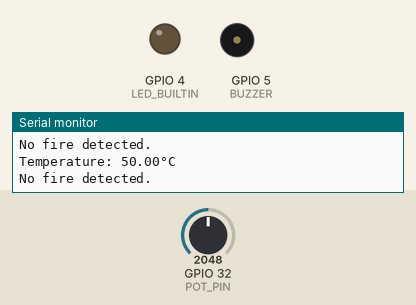
The sketch below on a simulated ESP32. Parts: output pins drawn as LEDs (lit = HIGH), buzzer (waves = sounding), the last lines printed to the serial monitor. The inputs (shaded band) are chosen by the test bench; at power-on: GPIO 32 (POT_PIN) = 2048.

Above: at 1.8 s.
1.9 s: GPIO 32 (POT_PIN) set to 2127
At 3.8 s:
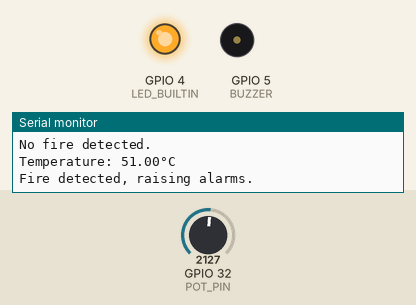
5.9 s: GPIO 32 (POT_PIN) set to 2047
At 7.8 s:
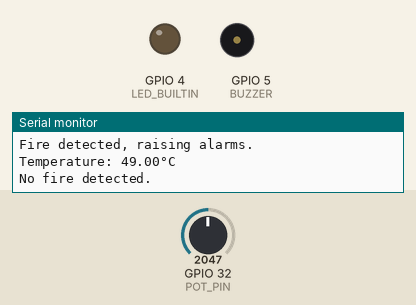
8.3 s: GPIO 32 (POT_PIN) set to 2866
At 9.05 s:
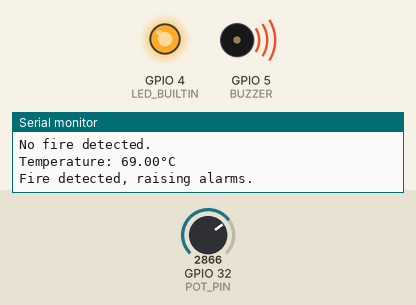
12.4 s: GPIO 32 (POT_PIN) set to 1228
At 14.2 s:
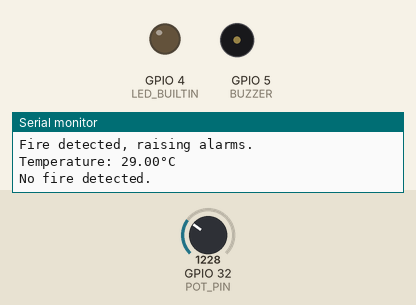
Timing chart, 0 to 15.7 s (numbered marks = the images above; inputs shaded):
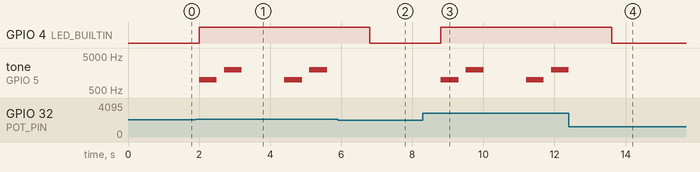

Measured:
- the behaviour switches between 2088 and 2089 on GPIO 32 (POT_PIN) (found by bisection; images 0 and 1)
- after the input at 1.9 s, GPIO 4 (LED_BUILTIN): LOW → HIGH after 0.10 s; tone on GPIO 5 (BUZZER): plays 1000 Hz for 0.50 s, 2000 Hz for 0.50 s, 1000 Hz for 0.50 s, 2000 Hz for 0.50 s, starting after 0.10 s
- after the input at 5.9 s, GPIO 4 (LED_BUILTIN): HIGH → LOW after 0.90 s; tone on GPIO 5 (BUZZER): stays silent (without the input it goes to 1000 Hz after 0.90 s)
- after the input at 8.3 s, GPIO 4 (LED_BUILTIN): LOW → HIGH after 0.50 s; tone on GPIO 5 (BUZZER): plays 1000 Hz for 0.50 s, 2000 Hz for 0.50 s, 1000 Hz for 0.50 s, 2000 Hz for 0.50 s, starting after 0.50 s
- after the input at 12.4 s, GPIO 4 (LED_BUILTIN): HIGH → LOW after 1.2 s; tone on GPIO 5 (BUZZER): goes on until 12.4 s, then stays silent

The sketch:

firesystem.ino
```cpp
#include <DHT.h>
#define POT_PIN 32       // Potentiometer connected to GPIO 32
#define LED_BUILTIN 4    // LED on GPIO 4
#define BUZZER 5         // Buzzer on GPIO 5
#define DHT_PIN 15       // DHT22 data pin
#define DHT_TYPE DHT22   // DHT22 Sensor Type

DHT dht(DHT_PIN, DHT_TYPE);

void setup() {
    Serial.begin(115200);
    pinMode(LED_BUILTIN, OUTPUT);
    pinMode(BUZZER, OUTPUT);
    dht.begin();
    Serial.println("ESP32 Fire Alarm System Test");
}

void loop() {
    int sensorValue = analogRead(POT_PIN);
    float temp = map(sensorValue, 0, 4095, 0, 100); // 0-100 limit

    Serial.print("Temperature: ");
    Serial.print(temp);
    Serial.println("°C");

    if (temp > 50) {  // Fire Condition
        digitalWrite(LED_BUILTIN, HIGH);  // LED ON
        Serial.println("Fire detected, raising alarms.");

        tone(BUZZER, 1000);   // (low pitch)
        delay(500);           // wait
        noTone(BUZZER);       // stop
        delay(200);           // wait
        tone(BUZZER, 2000);   // (high pitch)
        delay(500);           // wait
        noTone(BUZZER);       // stop
        delay(200);           // wait
    } else {
        digitalWrite(LED_BUILTIN, LOW);   // Turn off LED
        noTone(BUZZER);  // No beep sound
        Serial.println("No fire detected.");
    }

    delay(1000);
}
```
